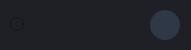
    <widget class="QWidget" name="widget_bitcoin" native="true">
     <property name="geometry">
      <rect>
       <x>460</x>
       <y>140</y>
       <width>191</width>
       <height>50</height>
      </rect>
     </property>
     <property name="styleSheet">
      <string notr="true">background-color: #1e2026;</string>
     </property>
     <widget class="QLabel" name="lb_icon_bitcoin">
      <property name="geometry">
       <rect>
        <x>150</x>
        <y>10</y>
        <width>30</width>
        <height>30</height>
       </rect>
      </property>
      <property name="whatsThis">
       <string>&lt;svg xmlns=&quot;http://www.w3.org/2000/svg&quot; xmlns:xlink=&quot;http://www.w3.org/1999/xlink&quot; xmlns:v=&quot;https://vecta.io/nano&quot; viewBox=&quot;195 77 358 360&quot;&gt;&lt;path d=&quot;M535 316h-24.4v-1H508v1h-24.4v-1h-2.7v1h-24.4v-1h-2.7v1h-24.4v-1h-2.7v1h-24.4v-1h-2.7v1h-24.4v-1h-2.7v1h-24.4v-1h-2.7v1H321v-1h-2.7v1h-24.4v-1h-2.7v1h-24.4v-1h-2.7v1H240v-1h-2.7v1H213v-1h-2l2.2 5.8h8v1.9H214l1.5 3.5h8.8v-5.8h1.9v11.2h3.5v-11.2h1.9v11.2h3.5v-11.2h1.9v13.1h-12.8v-5.4h-7.9l1.6 3.5h3.2v1.9h-2.3C247.1 390.7 305.9 430 374 430s126.9-39.3 155.2-96.5h-7.3v-5.4H513v5.8h-2v-7.7h12.8v5.4h6.3c.6-1.2 1.1-2.3 1.6-3.5h-4.8v-1.9h5.7l1.5-3.5h-23.4v-1.9h24.2c.8-1.9 1.5-3.9 2.2-5.8h-2v1zm-295 4.8h35.2v1.9H240v-1.9zm8.2 12.7h-2.7v-1.9h2.7v1.9zm15.8 0h-12.8v-5.4h-8.9v5.8h-1.9v-7.7h12.8v5.4h8.9v-3.5h-5.8v-1.9h7.7v7.3zm27.1 0h-12.8v-5.4h-8.9v3.5h5.8v1.9h-7.7v-7.3h10.8v-5.8h1.9v11.2h3.5v-11.2h1.9v11.2h3.5v-11.2h1.9v13.1zm3.1-12.7h35.2v1.9h-35.2v-1.9zm8.1 12.7h-2.7v-1.9h2.7v1.9zm15.8 0h-12.8v-5.4h-8.9v5.8h-1.9v-7.7h12.8v5.4h8.9v-3.5h-5.8v-1.9h7.7v7.3zm27.1 0h-12.8v-5.4h-8.9v3.5h5.8v1.9h-7.7v-7.3h10.8v-5.8h1.9v11.2h3.5v-11.2h1.9v11.2h3.5v-11.2h1.9v13.1zm11.2 0h-2.7v-1.9h2.7v1.9zm15.9 0h-12.8v-5.4h-8.9v5.8h-1.9v-7.7h12.8v5.4h8.9v-3.5h-5.8v-1.9h7.7v7.3zm-24-10.8v-1.9h35.2v1.9h-35.2zm51 10.8h-12.8v-5.4h-8.9v3.5h5.8v1.9h-7.7v-7.3h10.8v-5.8h1.9v11.2h3.5v-11.2h1.9v11.2h3.5v-11.2h1.9v13.1zm3.1-12.7h35.2v1.9h-35.2v-1.9zm8.1 12.7h-2.7v-1.9h2.7v1.9zm15.9 0h-12.8v-5.4h-8.9v5.8h-1.9v-7.7h12.8v5.4h8.9v-3.5h-5.8v-1.9h7.7v7.3zm27 0h-12.8v-5.4h-8.9v3.5h5.8v1.9h-7.7v-7.3h10.8v-5.8h1.9v11.2h3.5v-11.2h1.9v11.2h3.5v-11.2h1.9v13.1zm3.1-12.7h35.2v1.9h-35.2v-1.9zm8.2 12.7H462v-1.9h2.7v1.9zm15.8 0h-12.8v-5.4h-8.9v5.8h-1.9v-7.7h12.8v5.4h8.9v-3.5h-5.8v-1.9h7.7v7.3zm27.1 0h-12.8v-5.4h-8.9v3.5h5.8v1.9H484v-7.3h10.8v-5.8h1.9v11.2h3.5v-11.2h1.9v11.2h3.5v-11.2h1.9v13.1zm8.5-1.9h2.7v1.9h-2.7v-1.9z&quot; fill=&quot;#da0000&quot;/&gt;&lt;path d=&quot;M535 200h-24.4v-1H508v1h-24.4v-1h-2.7v1h-24.4v-1h-2.7v1h-24.4v-1h-2.7v1h-24.4v-1h-2.7v1h-24.4v-1h-2.7v1h-24.4v-1h-2.7v1H321v-1h-2.7v1h-24.4v-1h-2.7v1h-24.4v-1h-2.7v1H240v-1h-2.7v1H213v-1h-2c-6.4 18.1-10 37.6-10 58s3.5 39.9 10 58h2v-1h24.4v1h2.7v-1h24.4v1h2.7v-1h24.4v1h2.7v-1h24.4v1h2.7v-1h24.4v1h2.7v-1h24.4v1h2.7v-1H400v1h2.7v-1h24.4v1h2.7v-1h24.4v1h2.7v-1h24.4v1h2.7v-1h24v1h2.7v-1H535v1h2c6.4-18.1 10-37.6 10-58s-3.5-39.9-10-58h-2v1zm-172 14.9c.6 3.2 3.7 5.3 6.9 4.7a5.71 5.71 0 0 0 4-2.9c.9 1.5 2.3 2.5 4 2.9 3.2.6 6.3-1.5 6.9-4.7 1.1 2.7.2 5.8-2.2 7.5-2.8 2-6.8 1.3-8.7-1.5-2 2.8-5.9 3.5-8.7 1.5-2.3-1.7-3.2-4.8-2.2-7.5zm-28 25.5c4.5-7.8 12-13.4 20.7-15.6-19.2 14.4-23.1 41.7-8.6 60.9 0 0 0 .1.1.1-16-9.2-21.4-29.5-12.2-45.4zm45.8 50.4c5.4 2 11.2 2.9 17 2.6-6.8 2.2-13.8 2.5-20.4 1.1l-.1 1.4-3.4 4.7-3.4-4.7-.1-1.4c-6.6 1.4-13.6 1.1-20.4-1.1 5.8.3 11.6-.6 17-2.6-8.9-4.6-16-12.6-19.3-22.9-4.9-15.2-.3-31.9 11.9-42.3-13.2 19.5-8.4 45.8 10.5 59.5l-1.3-32.5V227c2-1 3.8-2.5 5.1-4.3 1.3 1.8 3.1 3.3 5.1 4.3v25.6l-1.3 32.5c18.9-13.7 23.6-40 10.5-59.5 12.1 10.4 16.8 27.1 11.9 42.3-3.3 10.3-10.4 18.2-19.3 22.9zm20.1-5c0-.1 0-.1 0 0 14.5-19.3 10.6-46.6-8.6-61 8.7 2.2 16.2 7.8 20.7 15.6 9.2 15.9 3.8 36.2-12.1 45.4z&quot; fill=&quot;#fff&quot;/&gt;&lt;path d=&quot;M374 84c-68.1 0-126.9 39.3-155.2 96.5h2.3v1.9h-3.2c-.6 1.2-1.1 2.3-1.6 3.5h7.9v-5.8h1.9v11.2h3.5v-11.2h1.9v11.2h3.5v-11.2h1.9v13.1h-12.8v-5.4h-8.8c0 .1-.1.2-.1.2v3.2h5.8v1.9h-7.7v-.6l-2.4 6.4h2v-1h24.4v1h2.7v-1h24.4v1h2.7v-1h24.4v1h2.7v-1h24.4v1h2.7v-1h24.4v1h2.7v-1h24.4v1h2.7v-1h24.4v1h2.7v-1H427v1h2.7v-1h24.4v1h2.7v-1h24.4v1h2.7v-1H508v1h2.7v-1H535v1h2l-2.4-6.4v.6h-12.8v-5.4H513v5.8h-2v-7.7h12.8v5.4h8.9V188c0-.1-.1-.2-.1-.2h-5.7v-1.9h4.8c-.5-1.2-1.1-2.3-1.6-3.5h-19.5v-1.9h18.5C500.9 123.3 442.1 84 374 84zM248.2 193.2h-2.7v-1.9h2.7v1.9zm15.8 0h-12.8v-5.4h-8.9v5.8h-1.9v-7.7h12.8v5.4h8.9v-3.5h-5.8v-1.9h7.7v7.3zm-24-10.8v-1.9h35.2v1.9H240zm51.1 10.8h-12.8v-5.4h-8.9v3.5h5.8v1.9h-7.7v-7.3h10.8v-5.8h1.9v11.2h3.5v-11.2h1.9v11.2h3.5v-11.2h1.9v13.1zm11.2 0h-2.7v-1.9h2.7v1.9zm15.8 0h-12.8v-5.4h-8.9v5.8h-1.9v-7.7h12.8v5.4h8.9v-3.5h-5.8v-1.9h7.7v7.3zm-23.9-10.8v-1.9h35.2v1.9h-35.2zm51 10.8h-12.8v-5.4h-8.9v3.5h5.8v1.9h-7.7v-7.3h10.8v-5.8h1.9v11.2h3.5v-11.2h1.9v11.2h3.5v-11.2h1.9v13.1zm11.2 0h-2.7v-1.9h2.7v1.9zm15.9 0h-12.8v-5.4h-8.9v5.8h-1.9v-7.7h12.8v5.4h8.9v-3.5h-5.8v-1.9h7.7v7.3zm-24-10.8v-1.9h35.2v1.9h-35.2zm51 10.8h-12.8v-5.4h-8.9v3.5h5.8v1.9h-7.7v-7.3h10.8v-5.8h1.9v11.2h3.5v-11.2h1.9v11.2h3.5v-11.2h1.9v13.1zm11.2 0h-2.7v-1.9h2.7v1.9zm15.9 0h-12.8v-5.4h-8.9v5.8h-1.9v-7.7h12.8v5.4h8.9v-3.5h-5.8v-1.9h7.7v7.3zm-24-10.8v-1.9h35.2v1.9h-35.2zm51 10.8h-12.8v-5.4h-8.9v3.5h5.8v1.9h-7.7v-7.3h10.8v-5.8h1.9v11.2h3.5v-11.2h1.9v11.2h3.5v-11.2h1.9v13.1zm62.7-1.9h2.7v1.9h-2.7v-1.9zm-51.4 1.9H462v-1.9h2.7v1.9zm15.8 0h-12.8v-5.4h-8.9v5.8h-1.9v-7.7h12.8v5.4h8.9v-3.5h-5.8v-1.9h7.7v7.3zm-24-10.8v-1.9h35.2v1.9h-35.2zm43.7 8.9v-11.2h1.9v11.2h3.5v-11.2h1.9v13.1h-12.8v-5.4h-8.9v3.5h5.8v1.9H484v-7.3h10.8v-5.8h1.9v11.2h3.5z&quot; fill=&quot;#239f40&quot;/&gt;&lt;g fill=&quot;#fff&quot;&gt;&lt;path d=&quot;M221.1 180.5h-2.3l-.9 1.9h3.2v-1.9zm0 12.7v-1.9h-5.8V188l-1.9 4.6v.6h7.7zm3.1 0H237v-13.1h-2v11.2h-3.5v-11.2h-1.9v11.2h-3.5v-11.2h-1.9v5.8h-7.9c-.3.6-.6 1.3-.8 1.9h8.8v5.4zm13.1 6.8v-1-1H213v1 1zm0 116v-1-1H213v1 1zm-16.2 4.8h-8c.3.6.5 1.3.8 1.9h7.2v-1.9zm0 10.8h-3.2l.9 1.9h2.3v-1.9zm3.1 1.9H237v-13.1h-2v11.2h-3.5v-11.2h-1.9v11.2h-3.5v-11.2h-1.9v5.8h-8.8c.3.6.6 1.3.8 1.9h7.9v5.4zm15.8-153h35.2v1.9H240zm49.1 10.8h-3.4v-11.2h-2v11.2h-3.4v-11.2h-2v5.8h-10.8v7.3h7.7v-1.9h-5.8v-3.5h8.9v5.4h12.8v-13.1h-2zm-32.8-3.5h5.8v3.5h-8.9v-5.4h-12.8v7.7h2v-5.8h8.9v5.4H264v-7.3h-7.7zm-10.8 3.5h2.7v1.9h-2.7zm18.9 8.7v-1-1H240v1 1zm27.1 0v-1-1h-24.4v1 1zm-27.1 116v-1-1H240v1 1zm27.1 0v-1-1h-24.4v1 1z&quot;/&gt;&lt;path d=&quot;M245.5 331.6h2.7v1.9h-2.7zm10.8-3.5h5.8v3.5h-8.9v-5.4h-12.8v7.7h2v-5.8h8.9v5.4H264v-7.3h-7.7zm32.8 3.5h-3.4v-11.2h-2v11.2h-3.4v-11.2h-2v5.8h-10.8v7.3h7.7v-1.9h-5.8v-3.5h8.9v5.4h12.8v-13.1h-2zM240 320.8h35.2v1.9H240zm70.4-133h5.8v3.5h-8.9v-5.4h-12.7v7.7h1.9v-5.8h8.9v5.4h12.7v-7.3h-7.7z&quot;/&gt;&lt;use xlink:href=&quot;#B&quot;/&gt;&lt;path d=&quot;M299.6 191.3h2.7v1.9h-2.7zm-5.4-10.8h35.2v1.9h-35.2zm51.4 19.5v-1-1h-24.4v1 1zm-27.1 0v-1-1h-24.3v1 1zm27.1 116v-1-1h-24.4v1 1zm-27.1 0v-1-1h-24.3v1 1zm-18.9 15.6h2.7v1.9h-2.7zm-5.4-10.8h35.2v1.9h-35.2z&quot;/&gt;&lt;use xlink:href=&quot;#B&quot; y=&quot;140.3&quot;/&gt;&lt;path d=&quot;M310.4 328.1h5.8v3.5h-8.9v-5.4h-12.7v7.7h1.9v-5.8h8.9v5.4h12.7v-7.3h-7.7zm37.9-147.6h35.2v1.9h-35.2zm16.2 7.3h5.8v3.5h-8.9v-5.4h-12.7v7.7h1.9v-5.8h8.9v5.4h12.8v-7.3h-7.8z&quot;/&gt;&lt;use xlink:href=&quot;#C&quot;/&gt;&lt;path d=&quot;M353.7 191.3h2.7v1.9h-2.7zm46 8.7v-1-1h-24.3v1 1zm-27.1 0v-1-1h-24.3v1 1zm27.1 116v-1-1h-24.3v1 1zm-27.1 0v-1-1h-24.3v1 1zm-18.9 15.6h2.7v1.9h-2.7zm10.8-3.5h5.8v3.5h-8.9v-5.4h-12.7v7.7h1.9v-5.8h8.9v5.4h12.8v-7.3h-7.8z&quot;/&gt;&lt;use xlink:href=&quot;#C&quot; y=&quot;140.3&quot;/&gt;&lt;path d=&quot;M348.3 320.8h35.2v1.9h-35.2zm59.5-129.5h2.7v1.9h-2.7z&quot;/&gt;&lt;use xlink:href=&quot;#D&quot;/&gt;&lt;path d=&quot;M418.7 187.8h5.8v3.5h-8.9v-5.4h-12.8v7.7h1.9v-5.8h8.9v5.4h12.8v-7.3h-7.7zm-16.3-7.3h35.2v1.9h-35.2zm51.4 19.5v-1-1h-24.3v1 1zm-27 0v-1-1h-24.4v1 1zm27 116v-1-1h-24.3v1 1zm-27 0v-1-1h-24.4v1 1zm-8.1 12.1h5.8v3.5h-8.9v-5.4h-12.8v7.7h1.9v-5.8h8.9v5.4h12.8v-7.3h-7.7z&quot;/&gt;&lt;use xlink:href=&quot;#D&quot; y=&quot;140.3&quot;/&gt;&lt;path d=&quot;M407.8 331.6h2.7v1.9h-2.7zm-5.4-10.8h35.2v1.9h-35.2zm54.1-140.3h35.2v1.9h-35.2zm16.3 7.3h5.8v3.5h-8.9v-5.4h-12.8v7.7h2v-5.8h8.8v5.4h12.8v-7.3h-7.7zm22-7.7v5.8H484v7.3h7.7v-1.9h-5.8v-3.5h8.9v5.4h12.8v-13.1h-2v11.2h-3.4v-11.2h-2v11.2h-3.5v-11.2zm-32.9 11.2h2.7v1.9h-2.7zM508 200v-1-1h-24.4v1 1zm-27.1 0v-1-1h-24.4v1 1z&quot;/&gt;&lt;path d=&quot;M480.9 316v-1-1h-24.4v1 1zm27.1 0v-1-1h-24.4v1 1zm-46.1 15.6h2.7v1.9h-2.7zm43.7 0h-3.4v-11.2h-2v11.2h-3.5v-11.2h-1.9v5.8H484v7.3h7.7v-1.9h-5.8v-3.5h8.9v5.4h12.8v-13.1h-2zm-49.1-10.8h35.2v1.9h-35.2zm16.3 7.3h5.8v3.5h-8.9v-5.4h-12.8v7.7h2v-5.8h8.8v5.4h12.8v-7.3h-7.7zm54.1-140.3h5.7c-.3-.6-.6-1.3-.8-1.9H527v1.9zm-3.1 3.5v-5.4H511v7.7h1.9v-5.8h8.9v5.4h12.8v-.6l-1.9-4.6v3.2h-8.9zm-13.1-8.9h19.5l-.9-1.9h-18.5v1.9zm5.4 8.9h2.7v1.9h-2.7zM535 200v-1-1h-24.3v1 1zm0 116v-1-1h-24.3v1 1zm-18.9 15.6h2.7v1.9h-2.7zm10.8-3.5h4.8c.3-.6.6-1.3.8-1.9h-5.7v1.9zm-16.2-5.4h23.4c.3-.6.5-1.3.8-1.9h-24.2v1.9zm13.1 3.5H511v7.7h1.9v-5.8h8.9v5.4h7.3l.9-1.9h-6.3v-5.4z&quot;/&gt;&lt;/g&gt;&lt;g fill=&quot;#da0000&quot;&gt;&lt;path d=&quot;M367.2 290.8c-5.4 2-11.2 2.9-17 2.6 6.8 2.2 13.8 2.5 20.4 1.1l-.1-2.2c-1.1-.4-2.2-1-3.3-1.5zm21.1-65.2c13.2 19.5 8.4 45.8-10.5 59.5l-.2 4.4c1 .5 2.1.9 3.2 1.3 8.9-4.6 16-12.6 19.3-22.9 5-15.2.3-31.9-11.8-42.3zm4-.8c19.2 14.4 23.1 41.7 8.6 60.9 0 0 0 .1-.1.1 15.9-9.2 21.3-29.5 12.1-45.4-4.4-7.8-11.8-13.4-20.6-15.6zm-17.7 63.1l3 1.5.2-4.4 1.3-32.5v-25.6c-2-1-3.8-2.5-5.1-4.3l2.2 34.2-1.6 31.1zm-.6 12.6l3.4-4.7.1-1.4c-1-.2-2.1-.5-3.1-.8l-.4 6.9zm0-79.7c2 2.8 5.9 3.5 8.7 1.5 2.4-1.7 3.3-4.8 2.2-7.5-.6 3.2-3.7 5.3-6.9 4.7a5.71 5.71 0 0 1-4-2.9l.9 3.2-.9 1z&quot;/&gt;&lt;path d=&quot;M370.2 285.1c-18.9-13.7-23.6-40-10.5-59.5-12.1 10.4-16.8 27.1-11.9 42.3 3.3 10.3 10.5 18.2 19.3 22.9 1.1.6 2.2 1.1 3.3 1.5l-.2-7.2zm4.4 2.8l-.3 5.7 3.1.8c6.6 1.4 13.6 1.1 20.4-1.1-5.8.3-11.6-.6-17-2.6-1.1-.4-2.1-.8-3.2-1.3-1-.4-2-.9-3-1.5z&quot;/&gt;&lt;path d=&quot;M355.7 224.8c-8.7 2.2-16.2 7.8-20.7 15.6-9.2 15.9-3.7 36.2 12.1 45.4 0 0 0-.1-.1-.1-14.4-19.2-10.5-46.5 8.7-60.9zm18.9 63.1l1.5-30.9-2.2-34.2c-1.3 1.8-3.1 3.3-5.1 4.3v25.6l1.3 32.5.3 7.2.1 2.2.1 1.4 3.4 4.7.3-6.8.3-6zm-9.3-65.5c2.8 2 6.8 1.3 8.7-1.5l.9-.8-.9-3.2c-.9 1.5-2.3 2.5-4 2.9-3.2.6-6.3-1.5-6.9-4.7-1.1 2.5-.2 5.6 2.2 7.3z&quot;/&gt;&lt;/g&gt;&lt;defs&gt;&lt;path id=&quot;B&quot; d=&quot;M343.3 191.3h-3.5v-11.2h-1.9v11.2h-3.5v-11.2h-2v5.8h-10.8v7.3h7.7v-1.9h-5.8v-3.5h8.9v5.4h12.8v-13.1h-1.9z&quot;/&gt;&lt;path id=&quot;C&quot; d=&quot;M397.4 191.3h-3.5v-11.2H392v11.2h-3.5v-11.2h-1.9v5.8h-10.9v7.3h7.8v-1.9h-5.8v-3.5h8.9v5.4h12.7v-13.1h-1.9z&quot;/&gt;&lt;path id=&quot;D&quot; d=&quot;M451.5 191.3H448v-11.2h-1.9v11.2h-3.5v-11.2h-1.9v5.8h-10.8v7.3h7.7v-1.9h-5.8v-3.5h8.9v5.4h12.7v-13.1h-1.9z&quot;/&gt;&lt;/defs&gt;&lt;/svg&gt;</string>
      </property>
      <property name="styleSheet">
       <string notr="true">          background-color: #2e3847 ;
            color: white;
     border-radius: 15px;
 font-size:20px;</string>
      </property>
      <property name="text">
       <string/>
      </property>
      <property name="scaledContents">
       <bool>true</bool>
      </property>
     </widget>
     <widget class="QTextEdit" name="symbol_bitcoin">
      <property name="enabled">
       <bool>false</bool>
      </property>
      <property name="geometry">
       <rect>
        <x>80</x>
        <y>10</y>
        <width>51</width>
        <height>31</height>
       </rect>
      </property>
      <property name="styleSheet">
       <string notr="true">font-size:16px;
border:none;</string>
      </property>
     </widget>
     <widget class="QRadioButton" name="radiobtc">
      <property name="geometry">
       <rect>
        <x>10</x>
        <y>13</y>
        <width>16</width>
        <height>22</height>
       </rect>
      </property>
      <property name="text">
       <string/>
      </property>
     </widget>
    </widget>
